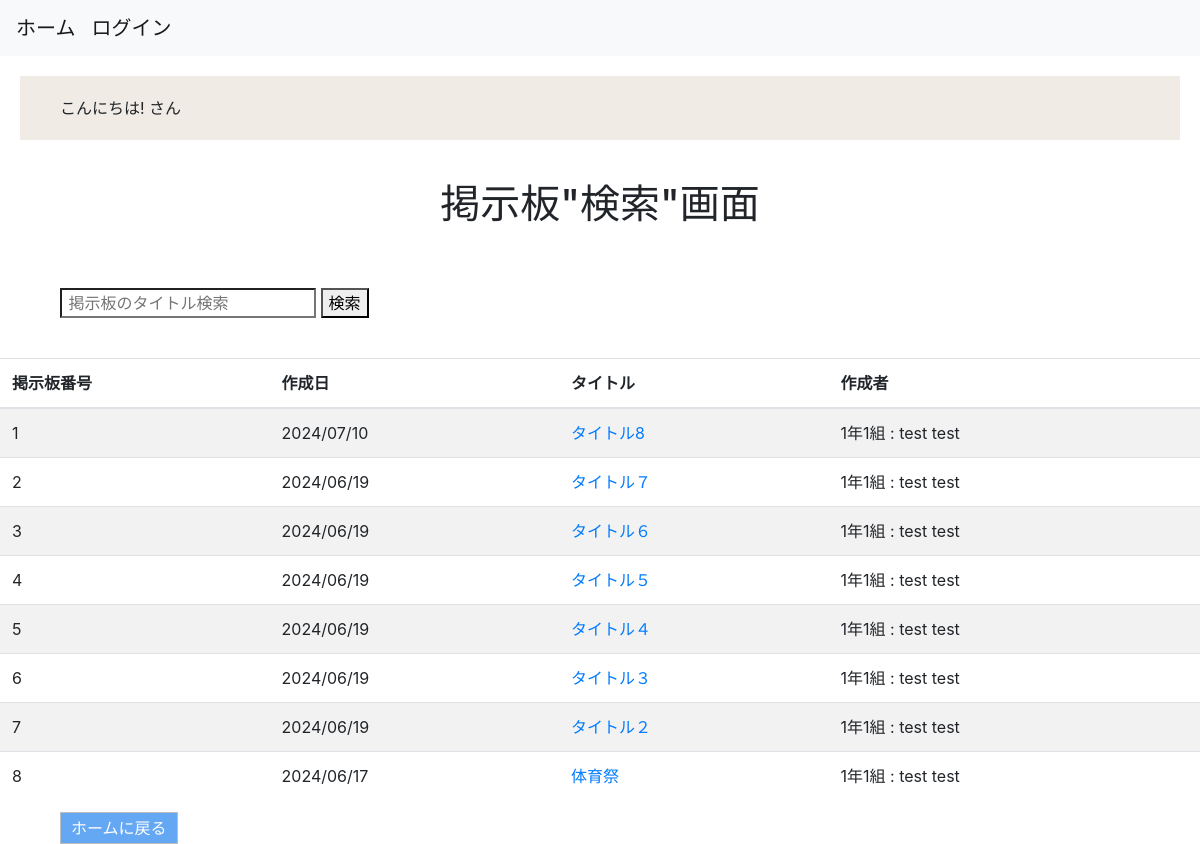
Page /boards/search_themes on the committed database.
### boards/models.py (models this page shows)
class Themes(models.Model):
    title = models.CharField(max_length=255)
    created_at = models.DateTimeField(auto_now_add=True)
    updated_at = models.DateTimeField(auto_now=True)
    user = models.ForeignKey(
        'accounts.Users', on_delete=models.CASCADE
    )
    objects = ThemesManager()
    class Meta:
        db_table = 'themes'

### accounts/models.py (models this page shows)
class Users(AbstractBaseUser, PermissionsMixin):
    school_id = models.IntegerField(unique=True) #ユーザーid
    class_id = models.IntegerField(blank=True, null=True) #出席番号、教師は出席番号をもたないため、必須にはしない。
    first_name = models.CharField(max_length=150) #姓
    last_name = models.CharField(max_length=150) #名
    first_name_phonetic = models.CharField(max_length=150) #姓ふりがな
    last_name_phonetic = models.CharField(max_length=150) #名ふりがな
    birthday = models.DateField() #誕生日
    school_grade = models.PositiveIntegerField(blank=True, null=True) #学年
    school_class = models.PositiveIntegerField(blank=True, null=True) #組
    email = models.EmailField(max_length=150, blank=True, null=True) #学生はメアド持ってない場合があることを想定して必須項目にしない。
    club = models.CharField(max_length=150, blank=True, null=True) #帰宅部想定でnull=True
    is_active = models.BooleanField(default=True) #認証登録は今回は省くためdefault=True
    is_staff = models.BooleanField(default=False)
    created_at = models.DateTimeField(auto_now_add=True) #登録日時
    updated_at = models.DateTimeField(auto_now=True) #更新日時
    GENDER_CHOICES = (
        ('man', 'Man'),
        ('woman', 'Woman'),
    )
    STATUS_CHOICES = (
        ('teacher', 'Teacher'),
        ('student', 'Student'),
    )
    gender = models.CharField(max_length=50, choices=GENDER_CHOICES) #性別
    status = models.CharField(max_length=50, choices=STATUS_CHOICES) #立場
    USERNAME_FIELD = 'school_id'
    REQUIRED_FIELDS = ['first_name', 'last_name','status','birthday']
    objects = UserManager()
    class Meta:
        db_table = 'users'
    def __str__(self):
        return f'{self.school_grade}年{self.school_class}組 : {self.first_name} {self.last_name}'

### boards/views.py (the view, shortened to what this page needs)
# urls.py: path('search_themes', views.search_themes, name='search_themes'),
def search_themes(request):
    query = request.GET.get(str('query')) #query(検索に入力された言葉)を取得
    queryset = Themes.objects.fetch_all_themes().order_by('-id') #querysetにThemesモデルのデータを全て格納
    return render(
    request, 'boards/search_themes.html', context={
        'query': query,
        'queryset': queryset,
        }
    )

### boards/models.py (called while the page is built)
    def fetch_all_themes(self):
        return self.order_by('id').all()

### templates/boards/search_themes.html (shortened to what this page needs)
{% extends "base.html" %}
{% block content %}
<h1>掲示板"検索"画面</h1>
<form method="GET">
<div>
<input type="search" value="{{ request.GET.query }}"
         name="query" type="text"
         placeholder=" 掲示板のタイトル検索 ">
<button>検索</button>
</div>
<table class="table table-striped table-hover">
    <thead>
        <tr>
            <th>掲示板番号</th>
            <th>作成日</th>
            <th>タイトル</th>
            <th>作成者</th>
        </tr>
    </thead>
    <tbody>
    {% for theme in queryset %}
        <tr>
            <td>{{ forloop.counter }}</td>
            <td>{{ theme.created_at|date:"Y/m/d" }}</td>
            <td><a href="{% url 'boards:post_comments' theme_id=theme.id %}">{{ theme.title }}</a></td>
            {% if theme.user.id == user.id %}
                <td><a href="{% url 'boards:edit_theme' id=theme.id %}">{{ theme.user }}先生</a></td>
            {% else %}
                <td>{{ theme.user }}</td>
            {% endif %}
        </tr>
    {% endfor %}
    </tbody>
</table>
<a class="return-button" href="{% url 'accounts:home' %}">ホームに戻る</a>
{% endblock %}

### static/css/style.css (style rules this page uses)
div, p, h1, h3 { margin:20px 20px; padding:20px 40px; }
h1, .message { text-align: center; }
.return-button { padding: 5px 10px; margin: 20px 60px; border: 1px solid rgb(190, 190, 190); background: rgb(100, 167, 243); color: white; }

### rows in the picture
Themes: created_at "2024/07/10", title "タイトル8", user "1年1組 : test test"
Themes: created_at "2024/06/19", title "タイトル７", user "1年1組 : test test"
Themes: created_at "2024/06/19", title "タイトル６", user "1年1組 : test test"
Themes: created_at "2024/06/19", title "タイトル５", user "1年1組 : test test"
Themes: created_at "2024/06/19", title "タイトル４", user "1年1組 : test test"
Themes: created_at "2024/06/19", title "タイトル３", user "1年1組 : test test"
Themes: created_at "2024/06/19", title "タイトル２", user "1年1組 : test test"
Themes: created_at "2024/06/17", title "体育祭", user "1年1組 : test test"
